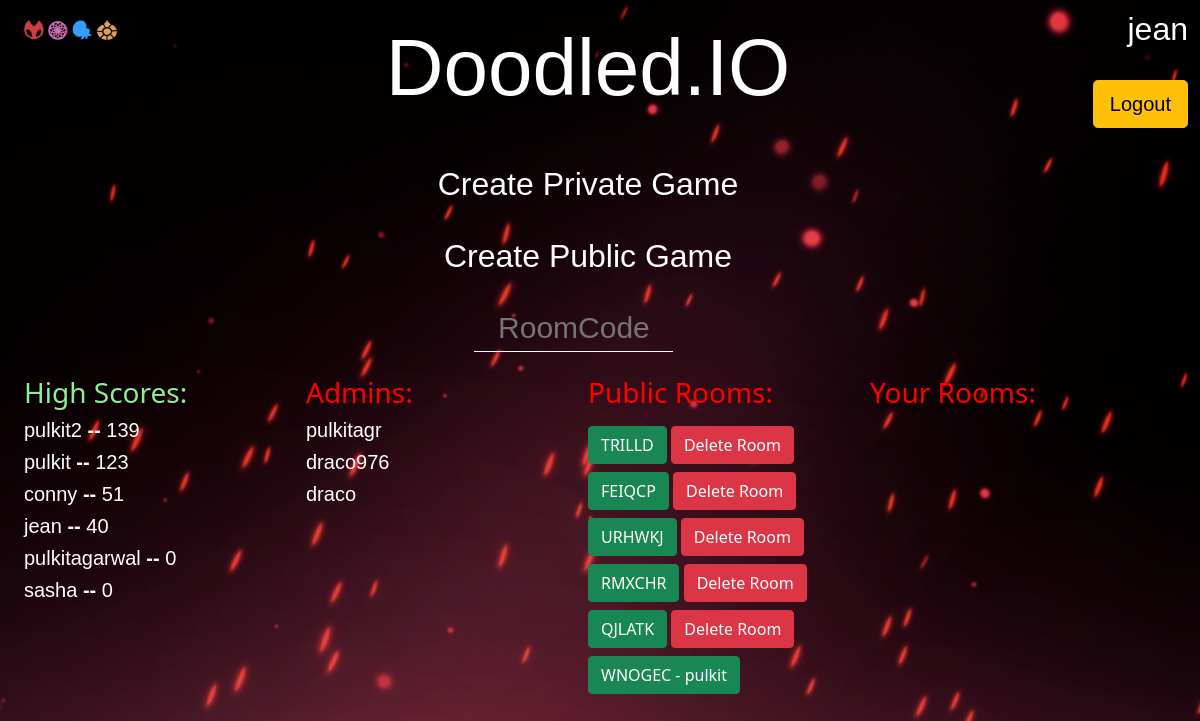
Screenshot of /menu/ (signed in) with the database file from the repository.
### chats/models.py (models this page shows)
class Room(models.Model):
    owner = models.ForeignKey(User, on_delete=models.CASCADE)
    room_code = models.CharField(max_length=6, default="")
    room_type = models.CharField(max_length=7, default="")
    canvas_data_url = models.TextField(default="none")
    started = models.BooleanField(default=False)
    done_players = models.ManyToManyField(User, related_name="done_players")
    rem_players = models.ManyToManyField(User, related_name="rem_players")
    current_player = models.ForeignKey(User, on_delete=models.SET(owner), related_name="current_player")
    guessed = models.ManyToManyField(User, related_name="guessed")
    word = models.CharField(max_length=100, default="")
    startTime = models.DateTimeField(auto_now_add=True)
    round_no = models.IntegerField(default=0)
    def __str__(self) -> str:
        return self.room_code

### doodle/views.py (the view)
# urls.py: path('menu/', views.menu, name='menu'),
def menu(request):
    user = request.user
    if user.is_authenticated:
        template = loader.get_template('menu.html')
        user_list = User.objects.all()
        code_list = Room.objects.all()
        admin = []
        nonadmin = []
        for player in user_list:
            if player.is_superuser:
                admin.append(player)
            else :
                nonadmin.append((player, player.user_score.high_score))
        nonadmin.sort(reverse=True, key = lambda x: x[1])
        context = {
            'username': user.username,
            'admin': admin,
            'codelist': code_list,
            'loggedin': user,
            'nonadmin': nonadmin,
        }
        return HttpResponse(template.render(context, request))
    else:
        return redirect('/accounts/login')

### templates/menu.html (shortened to what this page needs)
{% extends 'login-reg-base.html' %}
{% block content %}
    <div class= "col align-self-end top-right"
    style="position: absolute; right: 0; top: 0; color: white; text-align:right;
    font-family: 'Supernatural Knight', sans-serif;
    margin-top: 10px;"
    >
      <h2>{{username}}</h2>
      <br>
      <a href = "{% url 'logout' %}"><button class="btn btn-warning btn-lg">Logout</button></a>
      <br>
    </div>
    <div style=" font-family: 'monaco', monospace; text-align: center;">
      <br>
      <a href="{% url 'main1' %}" class="themed-button">
        <span class="inactive">Create Private Game</span>
      </a>
      <br>
      <br>
      <a href="{% url 'main0' %}" class="themed-button">
        <span class="inactive">Create Public Game</span>
      </a>
      <br>
      <br>
    </div>
    <div class="row justify-content-center">
      <div class="col-3" style="text-align: center;">
        <input id="roomcode"
          type="text"
          name="roomcode"
          class="themed-input"
          style="text-align: center; font-family: 'Supernatural Knight', sans-serif; color: white; border-bottom: 1px solid white ; font-size: 30px;"
          placeholder="RoomCode"
          size="9"
          >
      <br>
      </div>
      <br>
    </div>
    <div class="row">
      <div class="col">
        <br>
        <h3 style = "color: lightgreen;">High Scores:</h3>
        {% for user,score in nonadmin %}
          <h5 style="font-family: 'Supernatural Knight', sans-serif; color: white;">{{user}} <b>--</b> {{score}}</h5>
        {% endfor %}
      </div>
      <div class="col">
        <br>
        <h3>Admins:</h3>
        {% for user in admin %}
            <h5 style="font-family: 'Supernatural Knight', sans-serif; color: white;">{{user}}</h5>
        {% endfor %}
      </div>
      <div class="col">
        <br>
        <h3> Public Rooms: </h3>
        {% for codes in codelist %}
          {% if codes.room_type == "public" %}
            {% if codes.owner == loggedin %}
              <button class="btn btn-success mt-2 public" value="{{codes}}"> {{codes}} </button>
              <button class = "btn btn-danger mt-2 delete" value="{{codes}}">Delete Room</button>
            {% else %}
              <button class="btn btn-success mt-2 public" value="{{codes}}"> {{codes}} - {{codes.owner.username}} </button>
            {% endif %}
            <br>
          {% endif %}
        {% endfor %}
      </div>
      <div class="col">
        <br>
        <h3> Your Rooms: </h3>
        <br>
      </div>
    </div>
{% endblock %}

### static/style.css (style rules this page uses)
.themed-button { font-family: 'Supernatural Knight', sans-serif; color: white; font-size: 32px; transition: all 0.5s; text-decoration: none; }
.themed-input { background-color: transparent; border-bottom: white; color: white; border-top: none; border-left: none; border-right: none; }
h3 { color:red; }
html,body { height: 100%; }

### rows the page displays
Room: room_code "TRILLD"
Room: room_code "FEIQCP"
Room: room_code "URHWKJ"
Room: room_code "RMXCHR"
Room: room_code "QJLATK"
Room: room_code "WNOGEC", owner.username "pulkit"

### other values shown
{{ username }} "jean"
{{ user }} "pulkit2"
{{ score }} "139"
{{ user }} "pulkit"
{{ score }} "123"
{{ user }} "conny"
{{ score }} "51"
{{ user }} "jean"
{{ score }} "40"
{{ user }} "pulkitagarwal"
{{ score }} "0"
{{ user }} "sasha"
{{ user }} "pulkitagr"
{{ user }} "draco976"
{{ user }} "draco"
